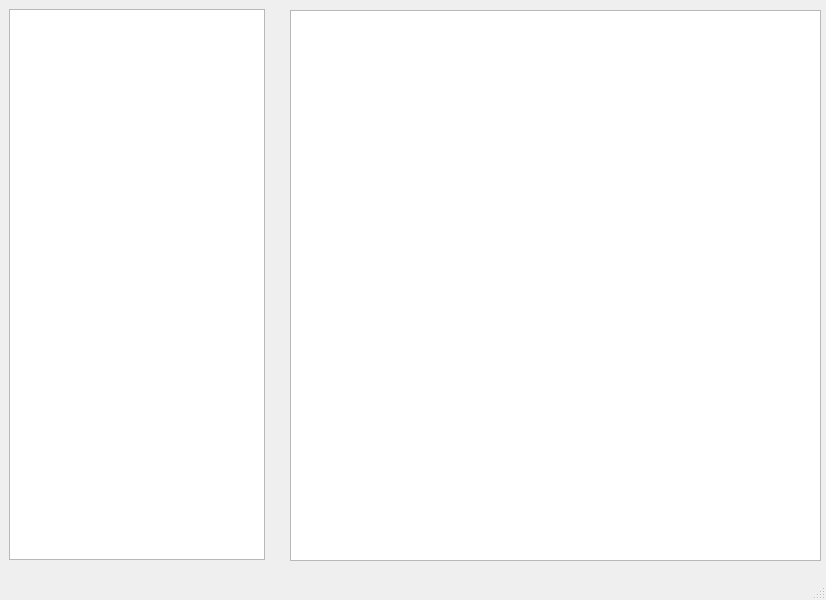
<?xml version="1.0" encoding="UTF-8"?>
<ui version="4.0">
 <class>MainWindow</class>
 <widget class="QMainWindow" name="MainWindow">
  <property name="geometry">
   <rect>
    <x>0</x>
    <y>0</y>
    <width>826</width>
    <height>600</height>
   </rect>
  </property>
  <property name="maximumSize">
   <size>
    <width>16777215</width>
    <height>600</height>
   </size>
  </property>
  <property name="windowTitle">
   <string>MainWindow</string>
  </property>
  <widget class="QWidget" name="centralwidget">
   <widget class="QTableView" name="historyTable">
    <property name="geometry">
     <rect>
      <x>290</x>
      <y>10</y>
      <width>531</width>
      <height>551</height>
     </rect>
    </property>
   </widget>
   <widget class="QListView" name="userList">
    <property name="geometry">
     <rect>
      <x>9</x>
      <y>9</y>
      <width>256</width>
      <height>551</height>
     </rect>
    </property>
   </widget>
  </widget>
  <widget class="QMenuBar" name="menubar">
   <property name="geometry">
    <rect>
     <x>0</x>
     <y>0</y>
     <width>826</width>
     <height>21</height>
    </rect>
   </property>
  </widget>
  <widget class="QStatusBar" name="statusbar">
   <property name="enabled">
    <bool>true</bool>
   </property>
  </widget>
 </widget>
 <tabstops>
  <tabstop>userList</tabstop>
  <tabstop>historyTable</tabstop>
 </tabstops>
 <resources/>
 <connections/>
</ui>
